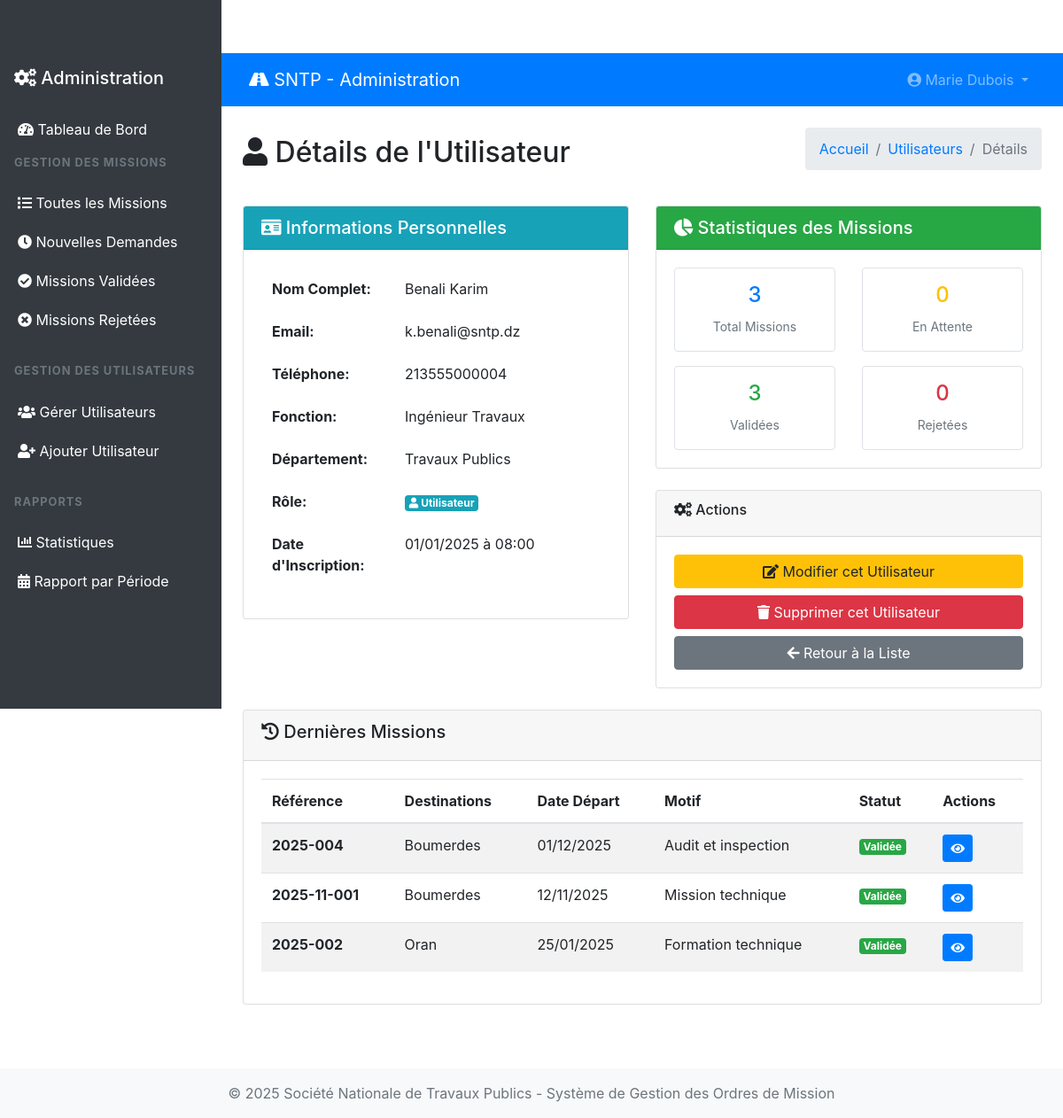
Page /admin/view-user.php?viewid=4 (signed in) on the committed database.
### tables this page shows
CREATE TABLE `tblusers` (
  `ID` int(10) NOT NULL,
  `Nom` varchar(200) DEFAULT NULL,
  `Prenom` varchar(200) DEFAULT NULL,
  `Email` varchar(200) DEFAULT NULL,
  `Fonction` varchar(200) DEFAULT NULL,
  `Departement` varchar(200) DEFAULT NULL,
  `MobileNumber` bigint(10) DEFAULT NULL,
  `Password` varchar(200) NOT NULL,
  `Role` enum('admin','chef_departement','user') DEFAULT 'user',
  `RegDate` timestamp NULL DEFAULT current_timestamp(),
  `StampImage` varchar(255) DEFAULT NULL COMMENT 'Cachet officiel du chef',
  `StampDate` datetime DEFAULT NULL
);

CREATE TABLE `tblmissions` (
  `ID` int(10) NOT NULL,
  `UserID` int(5) NOT NULL,
  `SubmittedBy` int(5) DEFAULT NULL,
  `ReferenceNumber` varchar(50) DEFAULT NULL,
  `NomPrenom` varchar(400) DEFAULT NULL,
  `Fonction` varchar(200) DEFAULT NULL,
  `VilleDepart` varchar(200) DEFAULT NULL,
  `DateDepart` date DEFAULT NULL,
  `Destinations` text DEFAULT NULL,
  `ItineraireType` varchar(100) DEFAULT NULL,
  `MotifDeplacement` varchar(300) DEFAULT NULL,
  `MoyenTransport` varchar(200) DEFAULT NULL,
  `DateRetour` date DEFAULT NULL,
  `Observations` text DEFAULT NULL,
  `Status` enum('en_attente','validee','rejetee','en_cours') DEFAULT 'en_attente',
  `Remarque` text DEFAULT NULL,
  `ValidatedBy` int(5) DEFAULT NULL,
  `DateCreation` timestamp NULL DEFAULT current_timestamp(),
  `DateValidation` timestamp NULL DEFAULT NULL ON UPDATE current_timestamp(),
  `SignaturePath` varchar(255) DEFAULT NULL COMMENT 'Signature manuscrite lors de la validation',
  `StampPath` varchar(255) DEFAULT NULL COMMENT 'Cachet officiel utilisé'
);

### admin/view-user.php (the view, shortened to what this page needs)
<?php
include('includes/dbconnection.php');
if (strlen($_SESSION['GMSaid']) == 0) {
    header('location:logout.php');
} else {
    $vid = intval($_GET['viewid']);
?>
<!DOCTYPE html>
<html lang="fr">
<head>
    <link href="https://cdn.jsdelivr.net/npm/bootstrap@4.6.2/dist/css/bootstrap.min.css" rel="stylesheet">
    <link href="https://cdnjs.cloudflare.com/ajax/libs/font-awesome/5.15.4/css/all.min.css" rel="stylesheet">
</head>
<body>
    <?php include_once('includes/sidebar.php'); ?>
    <div class="main-content">
        <?php include_once('includes/header.php'); ?>
        <div class="container-fluid p-4">
            <div class="d-flex justify-content-between align-items-center mb-4">
                <h2><i class="fas fa-user"></i> Détails de l'Utilisateur</h2>
                <nav aria-label="breadcrumb">
                    <ol class="breadcrumb">
                        <li class="breadcrumb-item"><a href="dashboard.php">Accueil</a></li>
                        <li class="breadcrumb-item"><a href="manage-users.php">Utilisateurs</a></li>
                        <li class="breadcrumb-item active">Détails</li>
                    </ol>
                </nav>
            </div>
            <?php
            $sql = "SELECT * FROM tblusers WHERE ID=:vid";
            $query = $dbh->prepare($sql);
            $query->bindParam(':vid', $vid, PDO::PARAM_STR);
            $query->execute();
            $result = $query->fetch(PDO::FETCH_OBJ);
            if($query->rowCount() > 0) {
            ?>
            <div class="row">
                <div class="col-lg-6">
                    <div class="card">
                        <div class="card-header bg-info text-white">
                            <h5 class="mb-0"><i class="fas fa-id-card"></i> Informations Personnelles</h5>
                        </div>
                        <div class="card-body">
                            <table class="table table-borderless">
                                <tr>
                                    <th width="150">Nom Complet:</th>
                                    <td><?php echo htmlentities($result->Nom . ' ' . $result->Prenom); ?></td>
                                </tr>
                                <tr>
                                    <th>Email:</th>
                                    <td><?php echo htmlentities($result->Email); ?></td>
                                </tr>
                                <tr>
                                    <th>Téléphone:</th>
                                    <td>
                                        <?php if($result->MobileNumber) { ?>
                                            <?php echo htmlentities($result->MobileNumber); ?>
                                        <?php } else { ?>
                                            <span class="text-muted">Non renseigné</span>
                                        <?php } ?>
                                    </td>
                                </tr>
                                <tr>
                                    <th>Fonction:</th>
                                    <td><?php echo htmlentities($result->Fonction); ?></td>
                                </tr>
                                <tr>
                                    <th>Département:</th>
                                    <td><?php echo htmlentities($result->Departement); ?></td>
                                </tr>
                                <tr>
                                    <th>Rôle:</th>
                                    <td>
                                        <?php if($result->Role == 'admin') { ?>
                                            <span class="badge badge-danger badge-lg">
                                                <i class="fas fa-user-shield"></i> Administrateur
                                            </span>
                                        <?php } elseif($result->Role == 'chef_departement') { ?>
                                            <span class="badge badge-warning badge-lg">
                                                <i class="fas fa-user-tie"></i> Chef de Département
                                            </span>
                                        <?php } else { ?>
                                            <span class="badge badge-info badge-lg">
                                                <i class="fas fa-user"></i> Utilisateur
                                            </span>
                                        <?php } ?>
                                    </td>
                                </tr>
                                <tr>
                                    <th>Date d'Inscription:</th>
                                    <td><?php echo date('d/m/Y à H:i', strtotime($result->RegDate)); ?></td>
                                </tr>
                            </table>
                        </div>
                    </div>
                </div>
                <div class="col-lg-6">
                    <div class="card">
                        <div class="card-header bg-success text-white">
                            <h5 class="mb-0"><i class="fas fa-chart-pie"></i> Statistiques des Missions</h5>
                        </div>
                        <div class="card-body">
                            <?php
                            $sql = "SELECT
                                       COUNT(*) as total,
                                       COUNT(CASE WHEN Status='en_attente' THEN 1 END) as en_attente,
                                       COUNT(CASE WHEN Status='validee' THEN 1 END) as validees,
                                       COUNT(CASE WHEN Status='rejetee' THEN 1 END) as rejetees
                                    FROM tblmissions WHERE UserID=:vid";
                            $query = $dbh->prepare($sql);
                            $query->bindParam(':vid', $vid, PDO::PARAM_STR);
                            $query->execute();
                            $stats = $query->fetch(PDO::FETCH_OBJ);
                            ?>
                            <div class="row text-center">
                                <div class="col-6 mb-3">
                                    <div class="border rounded p-3">
                                        <h4 class="text-primary"><?php echo $stats->total; ?></h4>
                                        <small class="text-muted">Total Missions</small>
                                    </div>
                                </div>
                                <div class="col-6 mb-3">
                                    <div class="border rounded p-3">
                                        <h4 class="text-warning"><?php echo $stats->en_attente; ?></h4>
                                        <small class="text-muted">En Attente</small>
                                    </div>
                                </div>
                                <div class="col-6">
                                    <div class="border rounded p-3">
                                        <h4 class="text-success"><?php echo $stats->validees; ?></h4>
                                        <small class="text-muted">Validées</small>
                                    </div>
                                </div>
                                <div class="col-6">
                                    <div class="border rounded p-3">
                                        <h4 class="text-danger"><?php echo $stats->rejetees; ?></h4>
                                        <small class="text-muted">Rejetées</small>
                                    </div>
                                </div>
                            </div>
                        </div>
                    </div>
                    <div class="card mt-4">
                        <div class="card-header">
                            <h6><i class="fas fa-cogs"></i> Actions</h6>
                        </div>
                        <div class="card-body">
                            <a href="edit-user.php?editid=<?php echo $result->ID; ?>"
                               class="btn btn-warning btn-block">
                                <i class="fas fa-edit"></i> Modifier cet Utilisateur
                            </a>
                            <?php if($result->Role != 'admin') { ?>
                            <a href="manage-users.php?delid=<?php echo $result->ID; ?>"
                               class="btn btn-danger btn-block mt-2"
                               onclick="return confirm('Êtes-vous sûr de vouloir supprimer cet utilisateur ?');">
                                <i class="fas fa-trash"></i> Supprimer cet Utilisateur
                            </a>
                            <?php } ?>
                            <a href="manage-users.php" class="btn btn-secondary btn-block mt-2">
                                <i class="fas fa-arrow-left"></i> Retour à la Liste
                            </a>
                        </div>
                    </div>
                </div>
            </div>
            <?php if($stats->total > 0) { ?>
            <div class="row mt-4">
                <div class="col-12">
                    <div class="card">
                        <div class="card-header">
                            <h5><i class="fas fa-history"></i> Dernières Missions</h5>
                        </div>
                        <div class="card-body">
                            <div class="table-responsive">
                                <table class="table table-striped">
                                    <thead>
                                        <tr>
                                            <th>Référence</th>
                                            <th>Destinations</th>
                                            <th>Date Départ</th>
                                            <th>Motif</th>
                                            <th>Statut</th>
                                            <th>Actions</th>
                                        </tr>
                                    </thead>
                                    <tbody>
                                        <?php
                                        $sql = "SELECT * FROM tblmissions WHERE UserID=:vid ORDER BY DateCreation DESC LIMIT 5";
                                        $query = $dbh->prepare($sql);
                                        $query->bindParam(':vid', $vid, PDO::PARAM_STR);
                                        $query->execute();
                                        $missions = $query->fetchAll(PDO::FETCH_OBJ);
                                        foreach($missions as $mission) {
                                        ?>
                                        <tr>
                                            <td><strong><?php echo htmlentities($mission->ReferenceNumber); ?></strong></td>
                                            <td><?php echo htmlentities($mission->Destinations); ?></td>
                                            <td><?php echo date('d/m/Y', strtotime($mission->DateDepart)); ?></td>
                                            <td><?php echo htmlentities($mission->MotifDeplacement); ?></td>
                                            <td>
                                                <?php if($mission->Status == 'en_attente') { ?>
                                                    <span class="badge badge-warning">En attente</span>
                                                <?php } elseif($mission->Status == 'validee') { ?>
                                                    <span class="badge badge-success">Validée</span>
                                                <?php } else { ?>
                                                    <span class="badge badge-danger">Rejetée</span>
                                                <?php } ?>
                                            </td>
                                            <td>
                                                <a href="view-mission-detail.php?viewid=<?php echo $mission->ID; ?>"
                                                   class="btn btn-sm btn-primary">
                                                    <i class="fas fa-eye"></i>
                                                </a>
                                            </td>
                                        </tr>
                                        <?php } ?>
                                    </tbody>
                                </table>
                            </div>
                        </div>
                    </div>
                </div>
            </div>
            <?php } ?>
            <?php } ?>
        </div>
    </div>
    <?php include_once('includes/footer.php'); ?>
</body>
</html>
<?php } ?>

### admin/includes/header.php (shortened to what this page needs)
<nav class="navbar navbar-expand-lg navbar-dark bg-primary">
    <div class="container-fluid">
        <a class="navbar-brand" href="dashboard.php">
            <i class="fas fa-road"></i> SNTP - Administration
        </a>
        <div class="collapse navbar-collapse" id="navbarNav">
            <ul class="navbar-nav ml-auto">
                <li class="nav-item dropdown">
                    <a class="nav-link dropdown-toggle" href="#" id="navbarDropdown" role="button" data-toggle="dropdown">
                        <i class="fas fa-user-circle"></i>
                        <?php
                        $aid = $_SESSION['GMSaid'];
                        $sql = "SELECT Nom,Prenom FROM tblusers WHERE ID=:aid";
                        $query = $dbh->prepare($sql);
                        $query->bindParam(':aid',$aid,PDO::PARAM_STR);
                        $query->execute();
                        $result = $query->fetch(PDO::FETCH_OBJ);
                        echo htmlentities($result->Prenom . ' ' . $result->Nom);
                        ?>
                    </a>
                </li>
            </ul>
        </div>
    </div>
</nav>

### admin/includes/sidebar.php (style rules this page uses)
.main-content { margin-left: 250px; padding-top: 60px; }
.nav-link { padding: 10px 20px; border-radius: 0; transition: background-color 0.3s; }

### rows in the picture
tblusers: Prenom+Nom "Marie Dubois"
tblusers: Nom+Prenom "Benali Karim", Email "k.benali@sntp.dz", MobileNumber "213555000004", Fonction "Ingénieur Travaux", Departement "Travaux Publics", RegDate "01/01/2025 à 08:00"
tblmissions: ReferenceNumber "2025-004", Destinations "Boumerdes", DateDepart "01/12/2025", MotifDeplacement "Audit et inspection", Status "Validée"
tblmissions: ReferenceNumber "2025-11-001", Destinations "Boumerdes", DateDepart "12/11/2025", MotifDeplacement "Mission technique", Status "Validée"
tblmissions: ReferenceNumber "2025-002", Destinations "Oran", DateDepart "25/01/2025", MotifDeplacement "Formation technique", Status "Validée"

### other values in the picture
$stats->total "3"
$stats->en_attente "0"
$stats->validees "3"
$stats->rejetees "0"
